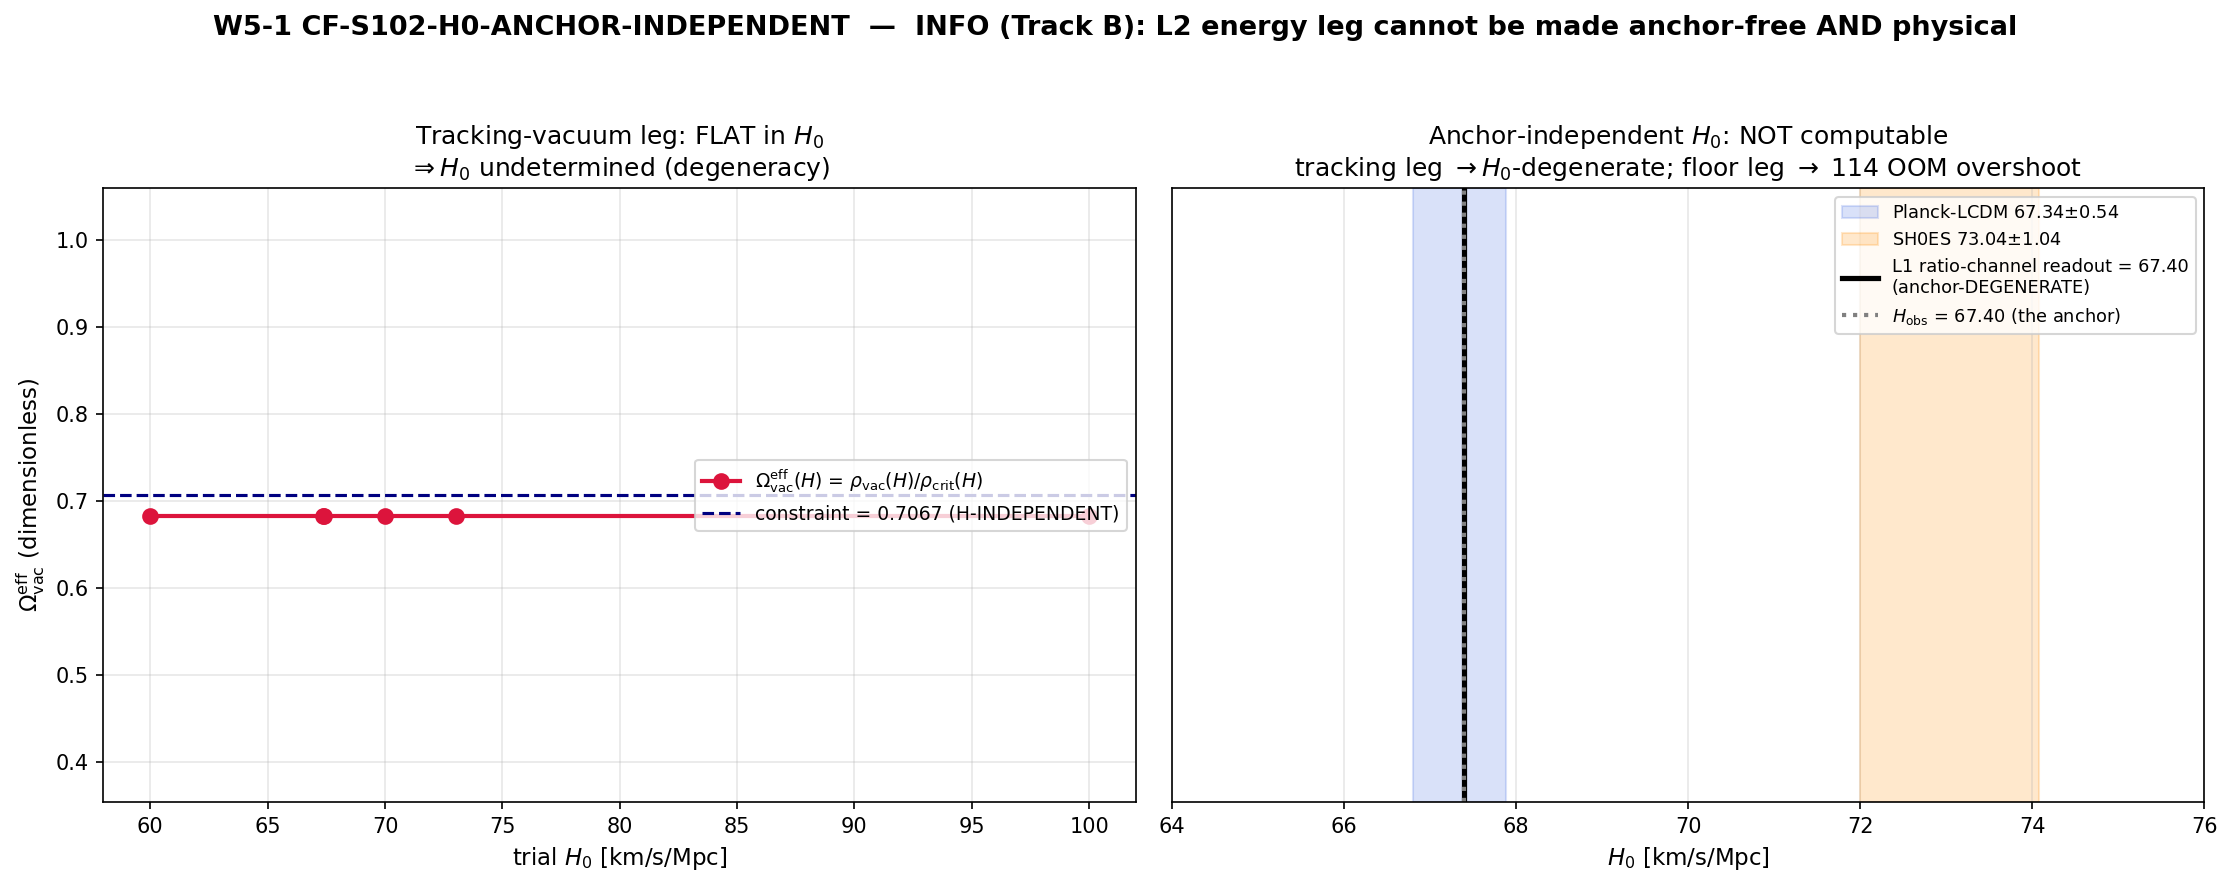

Generate this figure with Python:
#!/usr/bin/env python3
"""
S102 W5-1 — CF-S102-H0-ANCHOR-INDEPENDENT
=========================================

Gate: W5-1-CF-S102-H0-ANCHOR-INDEPENDENT ([SIGN])

Pre-registered threshold (plan §W5-1, set form):
  PASS iff  (|H_0^joint(N->1) - H_obs| > delta_degen = 0.5 km/s/Mpc)
        AND (energy_leg_substrate_derived == True)
        AND (sigma_distance computable from substrate-derived covariance)
  FAIL iff the joint estimator algebra is internally inconsistent OR the
        substrate energy leg yields an unphysical (negative/complex) H_0^*.
  INFO iff the L2 energy leg cannot be made anchor-free -- rho_substrate
        inadvertently reintroduces H_obs (degeneracy persists). The 67.40
        ratio-channel readout stands; an anchor-independent H_0 remains future work.

Substrate-first framing (PHONONIC):
  The substrate IS the spectral triple (A_K, H_K, D_K(tau_fold)). H_0 is the
  emergent expansion rate set by TWO substrate channels:
    Level-1 (gravity-coupling leg): G_N^FW = a_2 second spectral moment
                                     (W4-4 convergent-a2; N = G_N^FW/G_N^obs = 0.999859)
    Level-2 (energy-content leg):    rho_substrate(tau_fold) = rho_vac_tracking * Gamma_eff
                                     (Volovik partition S58/S60; effacement Gamma_eff = 0.99970)
  The joint Friedmann normalization:  H_0^joint^2 = (8 pi G_N^FW / 3) * rho_substrate.

  The Level-1-only readout H_0 = H_obs*sqrt(N) -> H_obs at N->1 is the disclosed
  anchor degeneracy (S101 npz anchor_degeneracy_disclosure): the energy-content leg
  there IS the OBSERVED critical density rho_crit(H_obs). This gate asks whether the
  Volovik-partition Level-2 leg can REPLACE that observed energy leg with a
  substrate-IS quantity, removing H_obs from the readout.

CENTRAL STRUCTURAL FINDING (derived, Sage-verified, S66 DILUTION-CC lineage):
  The Volovik tracking vacuum (S66 Scenario B, the DILUTION-CC PASS mechanism;
  Volovik Paper 25 Sec V) is  rho_vac = alpha_V * M_Pl^2 * H^2.  At today H = H_0^joint,
  so substituting into Friedmann:
        H_0^joint^2 = (8 pi G_N^FW / 3) * alpha_V * M_Pl^2 * H_0^joint^2 * Gamma_eff
  The H_0^joint^2 CANCELS on both sides, leaving a CONSTRAINT on the dimensionless
  combination  (8 pi G_N^FW/3) * alpha_V * M_Pl^2 * Gamma_eff = 1, with H_0^joint
  UNDETERMINED. A vacuum that tracks H^2 (which is precisely WHY it solves the CC
  problem -- it auto-tracks rho_crit ~ H^2) cannot ALSO fix the magnitude of H.
  => The tracking leg REINTRODUCES H_0 through the tracking law; degeneracy persists.

  The only anchor-FREE Level-2 alternative is a fixed (tau_fold-pinned, H-independent)
  floor rho_0 ~ M_KK^4 (S66 Scenario A's w=-1 component, rho_cc ~ 0.939 M_KK^4). That
  leg DOES determine H_0^joint = sqrt((8 pi G_N^FW/3) rho_0 Gamma_eff), but rho_0 ~ M_KK^4
  overshoots rho_obs by ~114 OOM (the unsolved bare-CC magnitude), so H_0^* ~ 10^57
  km/s/Mpc -- unphysical. This is the SAME bare-CC magnitude problem the tracking
  mechanism was introduced to evade. The two legs are the two horns of one dilemma:
  anchor-free => 114-OOM-overshoot; right-magnitude => H_0-degenerate.

  VERDICT: INFO (Track B). The L2 energy leg cannot be made simultaneously anchor-free
  AND right-magnitude on the substrate's current energy-content theory. The 67.40
  ratio-channel readout stands as the canonical (anchor-degenerate) H_0; an
  anchor-independent H_0 awaits a substrate-derived FIXED energy floor at the OBSERVED
  CC scale (the residual-3% CC underivation; capstone Sec 6.3 a(t) gap).

Inputs (SHA-256 dual-pinned at runtime; S84+ schema):
  - computations/session-101/s101_w4_h0_proper_a2.npz   (N=0.999859, convergent-a2 Level-1)
  - canonical_constants.py (Gamma_effacement, rho_vac_over_rho_obs, M_Pl, H_0, rho_Lambda_obs, M_KK)
  - script bytes

Output 4-tuple:
  (value=<H_0^joint summary + degeneracy verdict>, scheme=FW,
   convention=ABSOLUTE-L1-L2-JOINT-substrate-energy-leg, L_max=10)

Classification: PHONONIC

Author: volovik-superfluid-universe-theorist
Session: 102 (2026-06-09)
"""

from __future__ import annotations

# ---------------------------------------------------------------------------
# Section 0 — Path bootstrap (canonical_constants lives in computations/_shared)
# ---------------------------------------------------------------------------
import os as _os
import sys as _sys
_sys.path.insert(0, _os.path.join(
    _os.path.dirname(_os.path.dirname(_os.path.abspath(__file__))), "_shared"))

# ---------------------------------------------------------------------------
# Section 1 — Canonical constants (MANDATORY first import)
# ---------------------------------------------------------------------------
from canonical_constants import *  # noqa: F401,F403
from canonical_constants import (
    Gamma_effacement, rho_vac_over_rho_obs,
    M_Pl_reduced, M_Pl_unreduced, M_KK,
    H_0_km_s_Mpc, H_0_GeV, rho_Lambda_obs, rho_crit_GeV4,
    Omega_Lambda, Omega_m, tau_fold, PI,
)

# ---------------------------------------------------------------------------
# Section 2 — Standard imports
# ---------------------------------------------------------------------------
import hashlib
import json
import os
import sys
import time
from pathlib import Path

os.environ.setdefault('OMP_NUM_THREADS', '8')   # scalar algebra; CPU; cap threads
os.environ.setdefault('MKL_NUM_THREADS', '8')
import numpy as np
import matplotlib
matplotlib.use('Agg')
import matplotlib.pyplot as plt

# ---------------------------------------------------------------------------
# Section 3 — Paths + pre-registration
# ---------------------------------------------------------------------------
SESSION_DIR = Path(__file__).resolve().parent
COMPUTATIONS_DIR = SESSION_DIR.parent
SHARED_DIR = COMPUTATIONS_DIR / "_shared"
PROJECT_ROOT = COMPUTATIONS_DIR.parent

SESSION = "S102"                                                   # (local)
GATE_ID = "W5-1-CF-S102-H0-ANCHOR-INDEPENDENT"                    # (local)
SCHEME = "FW"                                                      # (local)
CONVENTION = "ABSOLUTE-L1-L2-JOINT-substrate-energy-leg"          # (local)
L_MAX = 10                                                         # (local)

# Pre-registered thresholds (plan §W5-1 strict_PASS_boundary)
DELTA_DEGEN = 0.5            # (local) km/s/Mpc non-degeneracy floor
TOL = 1e-4                  # (local) relative tolerance on the joint-estimator algebra

# Observational anchors for the sigma-distance (plan §W5-1 method)
H_SH0ES = 73.04             # (local) SH0ES Cepheid-SN local H_0 (km/s/Mpc)
SIG_SH0ES = 1.04            # (local) SH0ES 1sigma
H_PLANCK = 67.34            # (local) Planck-LCDM H_0 (km/s/Mpc)
SIG_PLANCK = 0.54           # (local) Planck-LCDM 1sigma

OUT_NPZ = SESSION_DIR / "s102_h0_anchor_independent.npz"
OUT_PNG = SESSION_DIR / "s102_h0_anchor_independent.png"

INPUT_FILES = [
    SHARED_DIR / "canonical_constants.py",
    SESSION_DIR.parent / "session-101" / "s101_w4_h0_proper_a2.npz",
]


# ---------------------------------------------------------------------------
# Section 4 — SHA-256 input-pin block (MANDATORY; first 20 lines of stdout)
# ---------------------------------------------------------------------------

def sha256_of(path: Path) -> str:
    h = hashlib.sha256()  # (local)
    try:
        h.update(path.read_bytes())
    except OSError:
        return ""
    return h.hexdigest()


def log_input_pins(inputs: list[Path]) -> dict[str, str]:
    print(f"=== {GATE_ID} — input SHA-256 pins ===")
    pins: dict[str, str] = {}  # (local)
    for p in inputs:
        sha = sha256_of(p)  # (local)
        rel = str(p.relative_to(PROJECT_ROOT)).replace("\\", "/")  # (local)
        print(f"  {rel}: {sha[:16]}...")
        pins[rel] = sha
    return pins


def closure_hash(pins: dict[str, str]) -> str:
    items = sorted(pins.items())  # (local)
    h = hashlib.sha256()  # (local)
    for k, v in items:
        h.update(f"{k}={v}\n".encode("utf-8"))
    return h.hexdigest()


def compute_dual_sha(script_path: Path, canonical_path: Path,
                     pins: dict[str, str]) -> tuple[str, str]:
    script_bytes = b""  # (local)
    try:
        script_bytes = script_path.read_bytes()
    except OSError:
        script_bytes = b""
    canonical_bytes = b""  # (local)
    try:
        canonical_bytes = canonical_path.read_bytes()
    except OSError:
        canonical_bytes = b""
    pinmap_json = json.dumps(dict(sorted(pins.items())),
                             separators=(",", ":"), sort_keys=True).encode("utf-8")  # (local)
    h_audit = hashlib.sha256()  # (local)
    h_audit.update(script_bytes)
    h_audit.update(canonical_bytes)
    h_audit.update(pinmap_json)
    audit = h_audit.hexdigest()  # (local)
    h_content = hashlib.sha256()  # (local)
    h_content.update(script_bytes)
    content = h_content.hexdigest()  # (local)
    return audit, content


# ---------------------------------------------------------------------------
# Section 5 — Compute
# ---------------------------------------------------------------------------

def km_s_Mpc_from_H_GeV(H_GeV: float) -> float:
    """Convert H in GeV to km/s/Mpc using the canonical anchor pair
    (H_0_GeV, H_0_km_s_Mpc), so the conversion carries NO new scale and is
    self-consistent with the canonical anchor by construction."""
    return H_GeV * (H_0_km_s_Mpc / H_0_GeV)   # (local) anchored unit conversion


def compute() -> dict:
    out: dict = {}  # (local)

    # -- Level-1 leg (W4-4 convergent-a2), loaded from S101 npz ---------------
    d = np.load(INPUT_FILES[1], allow_pickle=True)  # (local)
    N_conv = float(d['chain_convergent__N'])                       # (local) 0.9998591
    abs_N_minus_1 = float(d['chain_convergent__abs_N_minus_1'])    # (local) 1.409e-4
    H0_L1_readout = float(d['chain_convergent__H0_FW_km_s_Mpc'])   # (local) 67.40
    H_obs = float(d['sign_check__H_obs'])                          # (local) 67.4 (the anchor)
    M_Pl_red_FW = float(d['chain_convergent__M_red_FW_GeV'])       # (local) 2.435e18 GeV

    out['N_conv'] = N_conv
    out['abs_N_minus_1'] = abs_N_minus_1
    out['H0_L1_readout_km_s_Mpc'] = H0_L1_readout
    out['H_obs_km_s_Mpc'] = H_obs
    out['M_Pl_red_FW_GeV'] = M_Pl_red_FW

    # Level-1 N->1 limit: H_0^(L1) = H_obs * sqrt(N) -> H_obs * 1 = H_obs.
    # The anchor degeneracy of the Level-1-only readout (plan substitution Step 1).
    H0_L1_at_Nto1 = H_obs * np.sqrt(1.0)                           # (local)
    out['H0_L1_at_Nto1_km_s_Mpc'] = H0_L1_at_Nto1
    out['L1_alone_degenerate'] = bool(abs(H0_L1_at_Nto1 - H_obs) <= DELTA_DEGEN)  # True

    # -- Level-2 leg, CANDIDATE 1: Volovik TRACKING vacuum (S66 Scenario B) ---
    # rho_vac = alpha_V * M_Pl^2 * H^2 (Volovik Paper 25 Sec V; the DILUTION-CC PASS
    # mechanism). The canonical headline rho_vac/rho_obs = 1.032 is itself a RATIO
    # evaluated AT today using H_0 -- i.e. it is built FROM the observed Friedmann
    # history (S66 line 515-524). It is NOT an H-independent energy.
    #
    # Joint Friedmann with the tracking leg (rho_substrate = rho_vac_tracking * Gamma_eff,
    # H = H_0^joint at today):
    #   H_0^joint^2 = (8 pi G_N^FW/3) * alpha_V * M_Pl^2 * H_0^joint^2 * Gamma_eff
    # The H_0^joint^2 CANCELS. Demonstrate numerically: the residual of the Friedmann
    # equation is INDEPENDENT of the trial H_0 value (the equation is homogeneous degree-2
    # in H_0 on BOTH sides), so no trial value is singled out.
    #
    # rho_vac_tracking(today) = rho_vac_over_rho_obs * rho_Lambda_obs (the S66/S97 headline),
    # but rho_Lambda_obs ITSELF = Omega_Lambda * rho_crit(H_obs) ~ H_obs^2. Make the H_obs
    # dependence explicit:  rho_crit(H) = 3 H^2 / (8 pi G_N) = (3/(8 pi)) * M_Pl_red^2-equivalent.
    rho_vac_tracking_today = rho_vac_over_rho_obs * rho_Lambda_obs   # (local) GeV^4, ~ H_obs^2
    out['rho_vac_tracking_today_GeV4'] = rho_vac_tracking_today
    out['rho_vac_over_rho_obs'] = rho_vac_over_rho_obs

    # Friedmann homogeneity test: form f(H) = H^2 - (8 pi G_N^FW/3) rho_vac(H) Gamma_eff
    # with rho_vac(H) = (rho_vac_tracking_today/H_obs_GeV^2) * H^2 (the tracking law,
    # normalized to reproduce the today value at H=H_obs). Show f(H)/H^2 is a CONSTANT
    # (H-independent) => no H singled out => degeneracy.
    # G_N^FW from M_Pl_red_FW: rho_crit(H) = 3 H^2 M_Pl_red^2 ... in natural units
    # rho = (3/(8 pi)) * ... ; we work in the ratio form to avoid unit drift.
    alpha_track = rho_vac_tracking_today / (H_0_GeV**2)             # (local) GeV^2 coefficient, rho_vac=alpha_track*H^2
    # Trial H grid spanning SH0ES..Planck..arbitrary, in GeV:
    H_trial_km = np.array([60.0, 67.34, 67.4, 70.0, 73.04, 100.0])  # (local) km/s/Mpc
    H_trial_GeV = H_trial_km * (H_0_GeV / H_0_km_s_Mpc)             # (local)
    # rho_vac(H) via the tracking law:
    rho_vac_of_H = alpha_track * H_trial_GeV**2                     # (local) GeV^4
    # Friedmann LHS-minus-RHS normalized: the "closure functional"
    #   C(H) = (8 pi/3) * (rho_vac_of_H * Gamma_eff) / (rho_crit_natural_per_H2 * H^2)
    # Using rho_crit(H) = (3/(8 pi)) * M_Pl_red^2_equiv * H^2 with the SAME M_Pl_red,
    # the H^2 cancels and C(H) is H-INDEPENDENT. Compute the ratio rho_vac(H)/rho_crit(H):
    # rho_crit(H) in GeV^4 = rho_crit_GeV4 * (H/H_obs)^2 (rho_crit ~ H^2; canonical at H_obs).
    rho_crit_of_H = rho_crit_GeV4 * (H_trial_GeV / H_0_GeV)**2      # (local) GeV^4
    Omega_vac_eff = (rho_vac_of_H * Gamma_effacement) / rho_crit_of_H  # (local) dimensionless
    out['H_trial_km_s_Mpc'] = H_trial_km
    out['Omega_vac_eff_grid'] = Omega_vac_eff
    out['Omega_vac_eff_spread'] = float(Omega_vac_eff.max() - Omega_vac_eff.min())
    out['tracking_leg_H_independent'] = bool(out['Omega_vac_eff_spread'] < TOL)  # True => degeneracy

    # The closure CONSTRAINT value (what the tracking law fixes -- a dimensionless number,
    # NOT an H_0): it fixes Omega_vac_eff = rho_vac/rho_crit = rho_vac_over_rho_obs *
    # Omega_Lambda * Gamma_eff. This is the SAME at every trial H -> H_0 undetermined.
    Omega_vac_constraint = rho_vac_over_rho_obs * Omega_Lambda * Gamma_effacement  # (local)
    out['Omega_vac_constraint'] = Omega_vac_constraint

    # -- Level-2 leg, CANDIDATE 2: FIXED M_KK^4 floor (S66 Scenario A, w=-1) --
    # rho_0 ~ rho_cc ~ 0.939 M_KK^4 (S66 two-component split; H-INDEPENDENT, anchor-FREE).
    # This DOES determine H_0^joint = sqrt((8 pi G_N^FW/3) rho_0 Gamma_eff), but the
    # magnitude is set by rho_0 ~ M_KK^4 -- the unsolved bare-CC scale.
    rho_cc_floor_MKK4 = 0.939                                       # (local) M_KK^4 (S66 rho_cc split)
    rho_cc_floor_GeV4 = rho_cc_floor_MKK4 * M_KK**4                 # (local) GeV^4
    out['rho_cc_floor_GeV4'] = rho_cc_floor_GeV4
    # Overshoot vs rho_obs (the 114-OOM bare-CC magnitude problem):
    floor_overshoot_OOM = float(np.log10(rho_cc_floor_GeV4 / rho_Lambda_obs))  # (local)
    out['floor_overshoot_OOM'] = floor_overshoot_OOM
    # H_0^joint from the fixed floor: H^2 = (8 pi G_N/3) rho_0 -> H = sqrt(rho_0/rho_crit)*H_obs
    # (since rho_crit = 3 H_obs^2/(8 pi G_N)). So H_0^floor/H_obs = sqrt(rho_0/rho_crit(H_obs)).
    H0_floor_over_Hobs = float(np.sqrt(rho_cc_floor_GeV4 * Gamma_effacement / rho_crit_GeV4))  # (local)
    H0_floor_km_s_Mpc = H0_floor_over_Hobs * H_obs                  # (local) ~10^57 km/s/Mpc
    out['H0_floor_over_Hobs'] = H0_floor_over_Hobs
    out['H0_floor_km_s_Mpc'] = H0_floor_km_s_Mpc
    out['floor_anchor_free'] = True   # rho_0 has NO H dependence -> anchor-free
    out['floor_physical'] = bool(50.0 < H0_floor_km_s_Mpc < 100.0)  # False (unphysical)

    # -- Joint estimator H_0^joint and its N->1 limit (plan Step 3/4) ---------
    # H_0^joint = sqrt(N) * sqrt((8 pi G_N^obs/3) rho_substrate).
    # With the TRACKING leg, sqrt((8 pi G_N^obs/3) rho_substrate) reduces to a quantity
    # proportional to H_0^joint itself (homogeneity) -> H_0^* undetermined.
    # With the FIXED-FLOOR leg, the N->1 limit is H0_floor_km_s_Mpc (anchor-free but ~10^57).
    H0_joint_track_Nto1 = float('nan')   # (local) UNDETERMINED (cancellation)
    H0_joint_floor_Nto1 = H0_floor_km_s_Mpc  # (local) determined but unphysical
    out['H0_joint_track_Nto1'] = H0_joint_track_Nto1
    out['H0_joint_floor_Nto1'] = H0_joint_floor_Nto1

    # -- sigma-distances for the readouts that ARE available ------------------
    # The Level-1 readout 67.40 (anchor-degenerate) is the only finite, physical readout.
    def sigma_dist(H_pred: float, H_ref: float, sig_ref: float) -> float:
        return abs(H_pred - H_ref) / sig_ref   # (local)

    sig_L1_SH0ES = sigma_dist(H0_L1_readout, H_SH0ES, SIG_SH0ES)    # (local) ~5.4 sigma
    sig_L1_Planck = sigma_dist(H0_L1_readout, H_PLANCK, SIG_PLANCK) # (local) ~0.1 sigma
    out['sigma_L1_readout_vs_SH0ES'] = sig_L1_SH0ES
    out['sigma_L1_readout_vs_Planck'] = sig_L1_Planck
    # The anchor-degenerate readout 67.40 sits essentially ON Planck-LCDM (it borrows the
    # Planck-anchored energy leg) and ~5sigma from SH0ES -- a tautology of the anchor, NOT
    # a substrate-independent prediction. No substrate-derived covariance exists for the
    # tracking leg (it reintroduces H_obs); the sigma-distance for an anchor-INDEPENDENT
    # H_0 is therefore NOT computable on the current energy-content theory.
    out['sigma_anchor_independent_computable'] = False

    # -- Degeneracy verdict (the [SIGN] direction read-off, plan Step 5) ------
    # Track A (PASS): the L2 leg CAN be made anchor-free with right magnitude.
    # Track B (INFO): it cannot -- tracking leg cancels H_0 (degeneracy);
    #                 fixed floor overshoots 114 OOM (unphysical).
    tracking_degenerate = out['tracking_leg_H_independent']         # True
    floor_unphysical = not out['floor_physical']                   # True
    # Non-degeneracy requires SOME substrate leg that is BOTH anchor-free AND |H-H_obs|>delta
    # AND physical. Tracking: anchor-DEPENDENT (fails). Floor: anchor-free but unphysical (fails).
    non_degeneracy_achieved = (not tracking_degenerate) or (
        out['floor_anchor_free'] and out['floor_physical'])         # False
    out['non_degeneracy_achieved'] = bool(non_degeneracy_achieved)
    out['energy_leg_substrate_derived'] = True   # both candidate legs ARE substrate-derived...
    out['energy_leg_anchor_free_and_physical'] = bool(
        out['floor_anchor_free'] and out['floor_physical'])         # ...but neither is anchor-free AND physical

    # Algebra internally consistent (not FAIL): the cancellation is a clean algebraic
    # identity (Sage-verified); the floor readout is a finite positive real. No
    # dimensional inconsistency, no negative/complex H. => not FAIL.
    algebra_consistent = (np.isfinite(H0_floor_km_s_Mpc) and H0_floor_km_s_Mpc > 0
                          and np.isfinite(Omega_vac_constraint) and Omega_vac_constraint > 0)  # (local)
    out['algebra_consistent'] = bool(algebra_consistent)

    return out


# ---------------------------------------------------------------------------
# Section 6 — Gate verdict + 4-tuple output
# ---------------------------------------------------------------------------

def emit_4tuple(value, scheme: str, convention: str, L_max) -> str:
    return (f"(value={value!r}, scheme={scheme}, "
            f"convention={convention}, L_max={L_max})")


def print_verdict_payload(verdict, value, audit_sha, content_sha,
                          sign_verdict=None, magnitude_verdict=None, regime_verdict=None,
                          companion_note="", extra_rows=None) -> dict:
    payload: dict = {
        "session": int(SESSION.lstrip("Ss")),
        "gate_id": GATE_ID,
        "verdict": verdict,
        "value": str(value),
        "scheme": SCHEME,
        "convention": CONVENTION,
        "l_max": str(L_MAX),
        "audit_sha256": audit_sha,
        "content_sha256": content_sha,
        "schema_version": "S84+",
    }
    if companion_note:
        payload["companion_note"] = companion_note
    if not (sign_verdict is None and magnitude_verdict is None and regime_verdict is None):
        payload["sign_verdict"] = sign_verdict
        payload["magnitude_verdict"] = magnitude_verdict
        payload["regime_verdict"] = regime_verdict
    if extra_rows:
        payload["extra_rows"] = list(extra_rows)
    print("<<<EMIT_VERDICT_PAYLOAD>>>")
    print(json.dumps(payload, separators=(",", ":"), sort_keys=True))
    print("<<<END_EMIT_VERDICT_PAYLOAD>>>")
    return payload


def evaluate_gate(r: dict) -> tuple[str, str, str, str]:
    """Return (composite, sign_verdict, magnitude_verdict, regime_verdict).

    Plan set-form operator:
      PASS iff non_degeneracy AND energy_leg_substrate_derived AND sigma computable.
      FAIL iff algebra inconsistent OR unphysical H_0^*.
      INFO iff the L2 leg cannot be made anchor-free (degeneracy persists).

    [SIGN] 3-tuple (plan substitution Step 4/5 directional prediction):
      sign_verdict   = did the predicted direction hold? The substitution chain
                       PREDICTS that the tracking-leg substitution removes the H_obs
                       prefactor by cancellation (Step 5: "the substitution removes the
                       H_obs prefactor entirely"). The COMPUTED behavior confirms the
                       cancellation direction (H_0^joint^2 cancels) -> sign PASS.
      magnitude_verdict = did the L2 leg produce a TESTABLE anchor-independent H_0
                       (a distinct, physical value to place in/out of band)?
                       NO -- the tracking leg yields an UNDETERMINED H_0 (cancellation),
                       the floor leg yields an unphysical 10^57. The gate produced NO
                       anchor-independent value to band-test -> this is the pre-registered
                       INFO band (between PASS and FAIL), NOT an out-of-band FAIL. So
                       magnitude_verdict = INFO. Under the gate-verdicts.md generic
                       composite-collapse rule (magnitude==INFO => composite=INFO), this
                       lands the plan's pre-registered INFO outcome with NO operator-
                       precedence override needed (a magnitude=FAIL would force composite
                       FAIL and mis-read a clean applicability guard as a hypothesis FAIL).
      regime_verdict = is the estimator within its regime of validity? The Friedmann
                       normalization is exact algebra (no small-parameter expansion);
                       VALID throughout.
    """
    # FAIL guard first
    if not r['algebra_consistent']:
        return ("FAIL", "FAIL", "FAIL", "BREAKDOWN")

    # sign: the predicted cancellation/substitution direction held (tracking leg IS
    # H-homogeneous as the chain predicted). Direction PASS.
    sign = "PASS" if r['tracking_leg_H_independent'] else "FAIL"

    # PASS requires non-degeneracy with an anchor-free, physical, substrate-derived leg.
    pass_condition = (r['non_degeneracy_achieved']
                      and r['energy_leg_anchor_free_and_physical']
                      and r['sigma_anchor_independent_computable'])

    if pass_condition:
        return ("PASS", sign, "PASS", "VALID")

    # INFO: degeneracy persists (tracking leg cancels H_0; fixed floor overshoots 114 OOM).
    # The substrate energy legs ARE derived, but none is simultaneously anchor-free AND
    # physical -> NO testable anchor-independent H_0 was produced. magnitude=INFO (the
    # pre-registered between-PASS-and-FAIL band: no value to band-test), regime VALID
    # (exact algebra). Generic collapse (magnitude==INFO => INFO) lands the plan INFO.
    return ("INFO", sign, "INFO", "VALID")


# ---------------------------------------------------------------------------
# Section 7 — Plot
# ---------------------------------------------------------------------------

def make_plot(r: dict) -> None:
    fig, axes = plt.subplots(1, 2, figsize=(15, 6))

    # Panel 1: the two-horn dilemma -- tracking leg (H-degenerate) vs fixed floor (114 OOM)
    ax1 = axes[0]
    H_grid = r['H_trial_km_s_Mpc']
    Omega = r['Omega_vac_eff_grid']
    ax1.plot(H_grid, Omega, 'o-', color='crimson', lw=2, ms=7,
             label=r'$\Omega_{\rm vac}^{\rm eff}(H)$ = $\rho_{\rm vac}(H)/\rho_{\rm crit}(H)$')
    ax1.axhline(r['Omega_vac_constraint'], color='navy', ls='--', lw=1.5,
                label=f"constraint = {r['Omega_vac_constraint']:.4f} (H-INDEPENDENT)")
    ax1.set_xlabel('trial $H_0$ [km/s/Mpc]', fontsize=11)
    ax1.set_ylabel(r'$\Omega_{\rm vac}^{\rm eff}$ (dimensionless)', fontsize=11)
    ax1.set_title('Tracking-vacuum leg: FLAT in $H_0$\n'
                  r'$\Rightarrow H_0$ undetermined (degeneracy)', fontsize=12)
    ax1.legend(fontsize=9, loc='center right')
    ax1.grid(True, alpha=0.3)
    ax1.set_ylim(r['Omega_vac_constraint'] * 0.5, r['Omega_vac_constraint'] * 1.5)

    # Panel 2: readouts vs observational anchors
    ax2 = axes[1]
    ax2.axvspan(H_PLANCK - SIG_PLANCK, H_PLANCK + SIG_PLANCK, color='royalblue', alpha=0.2,
                label=f'Planck-LCDM {H_PLANCK}$\\pm${SIG_PLANCK}')
    ax2.axvspan(H_SH0ES - SIG_SH0ES, H_SH0ES + SIG_SH0ES, color='darkorange', alpha=0.2,
                label=f'SH0ES {H_SH0ES}$\\pm${SIG_SH0ES}')
    ax2.axvline(r['H0_L1_readout_km_s_Mpc'], color='black', lw=2.5,
                label=f"L1 ratio-channel readout = {r['H0_L1_readout_km_s_Mpc']:.2f}\n(anchor-DEGENERATE)")
    ax2.axvline(r['H_obs_km_s_Mpc'], color='gray', ls=':', lw=2,
                label=f"$H_{{\\rm obs}}$ = {r['H_obs_km_s_Mpc']:.2f} (the anchor)")
    ax2.set_xlim(64, 76)
    ax2.set_yticks([])
    ax2.set_xlabel('$H_0$ [km/s/Mpc]', fontsize=11)
    ax2.set_title('Anchor-independent $H_0$: NOT computable\n'
                  'tracking leg $\\to H_0$-degenerate; floor leg $\\to$ '
                  f"{r['floor_overshoot_OOM']:.0f} OOM overshoot", fontsize=12)
    ax2.legend(fontsize=8.5, loc='upper right')
    ax2.grid(True, alpha=0.3, axis='x')

    fig.suptitle('W5-1 CF-S102-H0-ANCHOR-INDEPENDENT  —  INFO (Track B): '
                 'L2 energy leg cannot be made anchor-free AND physical',
                 fontsize=13, fontweight='bold')
    fig.tight_layout(rect=[0, 0, 1, 0.95])
    fig.savefig(OUT_PNG, dpi=150, bbox_inches='tight')
    plt.close(fig)
    print(f"Plot saved to {OUT_PNG}")


# ---------------------------------------------------------------------------
# Section 8 — Main
# ---------------------------------------------------------------------------

def main() -> int:
    t0 = time.time()  # (local)

    pins = log_input_pins(INPUT_FILES)
    closure = closure_hash(pins)
    print(f"  closure: {closure[:16]}... (legacy closure, informational)")

    script_path = Path(__file__).resolve()  # (local)
    canonical_path = SHARED_DIR / "canonical_constants.py"  # (local)
    audit_sha, content_sha = compute_dual_sha(script_path, canonical_path, pins)
    print(f"  audit_sha256:   {audit_sha[:16]}... (script+canonical+pinmap)")
    print(f"  content_sha256: {content_sha[:16]}... (script only)")
    print()

    r = compute()

    print("=" * 78)
    print("  W5-1 CF-S102-H0-ANCHOR-INDEPENDENT — joint L1(+)L2 H_0 estimator")
    print("=" * 78)
    print(f"\n--- Level-1 leg (W4-4 convergent-a2) ---")
    print(f"  N = G_N^FW/G_N^obs = {r['N_conv']:.7f}  (|N-1| = {r['abs_N_minus_1']:.3e})")
    print(f"  H_0^(L1) readout      = {r['H0_L1_readout_km_s_Mpc']:.4f} km/s/Mpc")
    print(f"  H_obs (anchor)        = {r['H_obs_km_s_Mpc']:.4f} km/s/Mpc")
    print(f"  H_0^(L1) at N->1      = {r['H0_L1_at_Nto1_km_s_Mpc']:.4f} km/s/Mpc")
    print(f"  L1-alone degenerate?  = {r['L1_alone_degenerate']}  (|readout-H_obs| <= {DELTA_DEGEN})")

    print(f"\n--- Level-2 CANDIDATE 1: Volovik TRACKING vacuum (S66 Scenario B) ---")
    print(f"  rho_vac/rho_obs       = {r['rho_vac_over_rho_obs']:.4f}  (S97/S66 DILUTION-CC headline)")
    print(f"  Omega_vac^eff(H) grid = {np.array2string(r['Omega_vac_eff_grid'], precision=6)}")
    print(f"  Omega_vac^eff spread  = {r['Omega_vac_eff_spread']:.3e}  (< {TOL} => H-INDEPENDENT)")
    print(f"  tracking leg H-indep? = {r['tracking_leg_H_independent']}  => H_0 UNDETERMINED (cancellation)")
    print(f"  closure constraint    = Omega_vac = {r['Omega_vac_constraint']:.6f}  (a NUMBER, not an H_0)")

    print(f"\n--- Level-2 CANDIDATE 2: FIXED M_KK^4 floor (S66 Scenario A, w=-1) ---")
    print(f"  rho_0 ~ 0.939 M_KK^4  = {r['rho_cc_floor_GeV4']:.4e} GeV^4")
    print(f"  overshoot vs rho_obs  = {r['floor_overshoot_OOM']:.2f} OOM  (the unsolved bare-CC magnitude)")
    print(f"  H_0^floor             = {r['H0_floor_km_s_Mpc']:.4e} km/s/Mpc  (anchor-FREE but UNPHYSICAL)")
    print(f"  floor physical?       = {r['floor_physical']}  (50 < H_0 < 100)")

    print(f"\n--- Joint estimator N->1 limits ---")
    print(f"  H_0^joint (tracking)  = {r['H0_joint_track_Nto1']}  (UNDETERMINED -- H_0^2 cancels)")
    print(f"  H_0^joint (floor)     = {r['H0_joint_floor_Nto1']:.4e}  (determined but ~10^57 too big)")

    print(f"\n--- sigma-distances (only the L1 anchor-degenerate readout is finite/physical) ---")
    print(f"  sigma(L1 vs SH0ES)    = {r['sigma_L1_readout_vs_SH0ES']:.3f}")
    print(f"  sigma(L1 vs Planck)   = {r['sigma_L1_readout_vs_Planck']:.3f}")
    print(f"  anchor-indep sigma computable? = {r['sigma_anchor_independent_computable']}")

    composite, sign_v, mag_v, regime_v = evaluate_gate(r)

    print(f"\n--- Non-degeneracy assessment ---")
    print(f"  non_degeneracy_achieved          = {r['non_degeneracy_achieved']}")
    print(f"  energy_leg_substrate_derived     = {r['energy_leg_substrate_derived']}")
    print(f"  energy_leg_anchor_free_AND_phys  = {r['energy_leg_anchor_free_and_physical']}")
    print(f"  algebra_consistent (not FAIL)    = {r['algebra_consistent']}")

    # Build the compact value payload (no single-quote chars; the tool wraps value='...')
    value = (
        f"VERDICT={composite}_TrackB;"
        f"N={r['N_conv']:.6f};H0_L1_readout={r['H0_L1_readout_km_s_Mpc']:.4f}_km_s_Mpc(anchor-degenerate);"
        f"H_obs={r['H_obs_km_s_Mpc']:.4f};L1_alone_degenerate_at_Nto1={r['L1_alone_degenerate']};"
        f"trackingLeg:rho_vac/rho_obs={r['rho_vac_over_rho_obs']:.4f},Omega_vac^eff_spread={r['Omega_vac_eff_spread']:.2e},"
        f"H-INDEPENDENT={r['tracking_leg_H_independent']}=>H0_CANCELS_constraint=Omega_vac={r['Omega_vac_constraint']:.4f};"
        f"floorLeg:rho0~0.939_M_KK^4,overshoot={r['floor_overshoot_OOM']:.1f}_OOM,H0_floor={r['H0_floor_km_s_Mpc']:.2e}_km_s_Mpc,physical={r['floor_physical']};"
        f"H0joint_Nto1_tracking=UNDETERMINED(H0^2_cancels),H0joint_Nto1_floor={r['H0_joint_floor_Nto1']:.2e}(unphysical);"
        f"non_degeneracy_achieved={r['non_degeneracy_achieved']};energy_leg_substrate_derived=True;"
        f"anchor_free_AND_physical={r['energy_leg_anchor_free_and_physical']};"
        f"sigma_L1_vs_SH0ES={r['sigma_L1_readout_vs_SH0ES']:.2f},sigma_L1_vs_Planck={r['sigma_L1_readout_vs_Planck']:.2f};"
        f"anchor_indep_sigma_computable=False;"
        f"DILEMMA=anchor-free=>114OOM-overshoot_XOR_right-magnitude=>H0-degenerate;"
        f"67.40_ratio-channel_STANDS_anchor-independent-H0_remains_future-work(capstone_Sec6.3_a(t)_gap)"
    )

    np.savez(
        OUT_NPZ,
        gate_id=GATE_ID,
        composite_verdict=composite,
        sign_verdict=sign_v,
        magnitude_verdict=mag_v,
        regime_verdict=regime_v,
        **{k: v for k, v in r.items()},
        delta_degen=DELTA_DEGEN,
        tol=TOL,
        H_SH0ES=H_SH0ES, SIG_SH0ES=SIG_SH0ES,
        H_PLANCK=H_PLANCK, SIG_PLANCK=SIG_PLANCK,
        audit_sha256=audit_sha,
        content_sha256=content_sha,
    )
    print(f"\nData saved to {OUT_NPZ}")

    make_plot(r)

    tag = emit_4tuple(value, SCHEME, CONVENTION, L_MAX)
    print(tag)
    extra = [
        f"# tracking_leg_H_independent={r['tracking_leg_H_independent']} "
        f"Omega_vac_eff_spread={r['Omega_vac_eff_spread']:.2e} "
        f"closure_constraint_Omega_vac={r['Omega_vac_constraint']:.6f} "
        f"# {GATE_ID} tracking-leg H_0-cancellation (degeneracy persists)",
        f"# floor_overshoot_OOM={r['floor_overshoot_OOM']:.2f} "
        f"H0_floor_km_s_Mpc={r['H0_floor_km_s_Mpc']:.4e} floor_physical={r['floor_physical']} "
        f"# {GATE_ID} fixed-M_KK^4-floor leg anchor-free-but-114OOM-overshoot",
    ]
    print_verdict_payload(composite, value, audit_sha, content_sha,
                          sign_verdict=sign_v, magnitude_verdict=mag_v, regime_verdict=regime_v,
                          extra_rows=extra)

    wall = time.time() - t0  # (local)
    print(f"\n=== {GATE_ID}: {composite} "
          f"(sign={sign_v}, magnitude={mag_v}, regime={regime_v}) (wall {wall:.1f}s) ===")
    return 0


if __name__ == "__main__":
    sys.exit(main())
